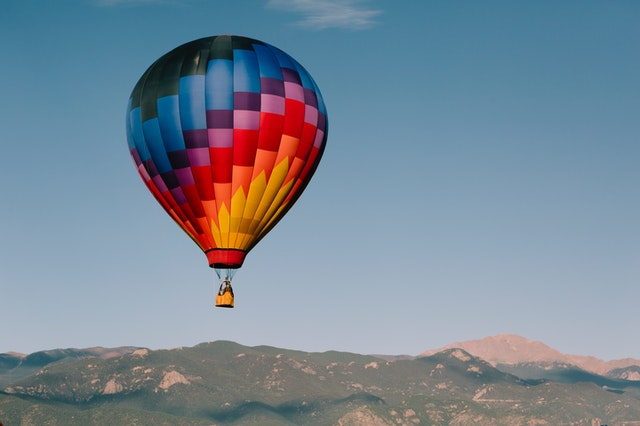
#> input picture Course Project/balloon2.jpg, 640 x 426 px
$ python Code2_airballoon.py
#> lines starting #> are read from the running program, lines starting #| are printed output that depends on the picture

import numpy as np
import matplotlib.pyplot as plt
import skimage.data as data
import skimage.segmentation as seg
import skimage.filters as filters
import skimage.draw as draw
import skimage.color as color


# import the image
from skimage import io

def image_show(image, nrows=1, ncols=1, cmap='gray'):
    fig, ax = plt.subplots(nrows=nrows, ncols=ncols, figsize=(14, 14))
    ax.imshow(image, cmap='gray')
    ax.axis('off')
    return fig, ax

"""
TEST 1: Air balloon image
"""
image = io.imread('balloon2.jpg')
#> image is the input picture: shape (426, 640, 3); mean R, G, B 120.4, 136.1, 150.4
plt.imshow(image);

# gray image plot
image_gray = color.rgb2gray(image)
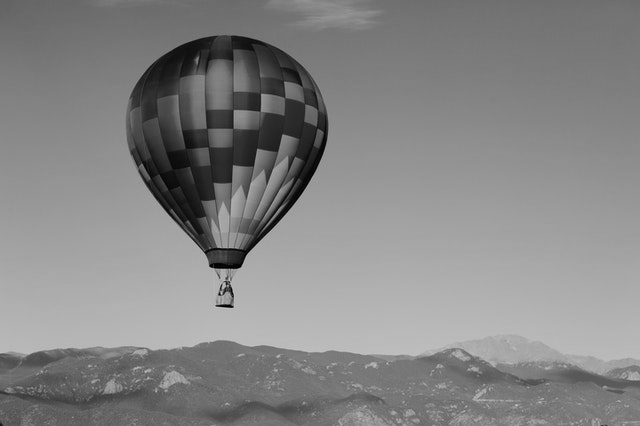
#> image_gray: shape (426, 640) float64; min 0.000565, max 0.823, mean 0.525
image_show(image_gray);

# A function to find the points that make a circle using center and radius
def circle_points(resolution, center, radius):
    """
    Generate points which define a circle on an image.Centre refers to the centre of the circle
    """
    radians = np.linspace(0, 2*np.pi, resolution)
    c = center[1] + radius*np.cos(radians)#polar co-ordinates
    r = center[0] + radius*np.sin(radians)

    return np.array([c, r]).T
# Exclude last point because a closed path should not have duplicate points
points = circle_points(200, [175, 230], 150)[:-1]

# image plot with the circle points
fig, ax = image_show(image)
ax.plot(points[:, 0], points[:, 1], '--r', lw=3)

# image plot with the circle and the contour segmentation with dafault values
snake = seg.active_contour(image_gray, points)
#> snake = 199 pairs, first value 80.91 to 379.1, second value 116.3 to 312.4
fig, ax = image_show(image)
ax.plot(points[:, 0], points[:, 1], '--r', lw=3)
ax.plot(snake[:, 0], snake[:, 1], '-b', lw=3);

# image plot with the circle and the contour segmentation with alpha=0.06,beta=0.3
snake = seg.active_contour(image_gray, points,alpha=0.06,beta=0.3)
#> snake = 199 pairs, first value 109.2 to 347.5, second value 136.4 to 288.3
fig, ax = image_show(image)
ax.plot(points[:, 0], points[:, 1], '--r', lw=3)
ax.plot(snake[:, 0], snake[:, 1], '-b', lw=3);

"""
TEST 2: Air balloon image
"""
# segments the image and sperate the pixels of the image into 155 regions
image_slic = seg.slic(image,n_segments=200)
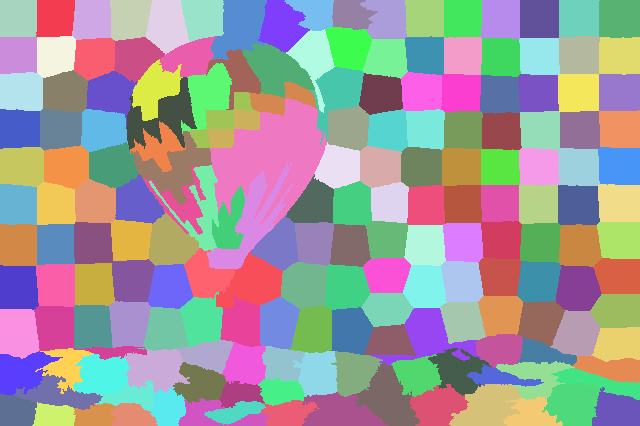
#> image_slic: shape (426, 640) int64; 179 distinct labels, from 1 to 179; one colour per label, 0 black

# label2rgb replaces each discrete label with the average interior color
image_show(color.label2rgb(image_slic, image, kind='avg'))
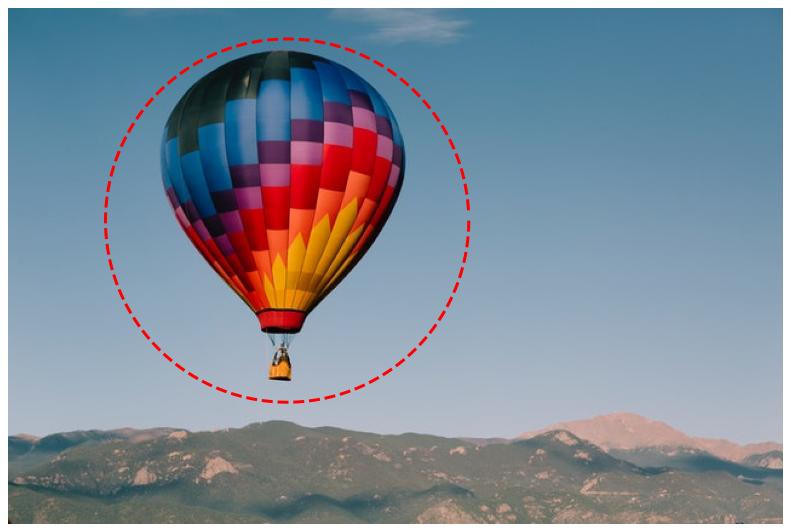
#> figure drawn by matplotlib, 1 panel
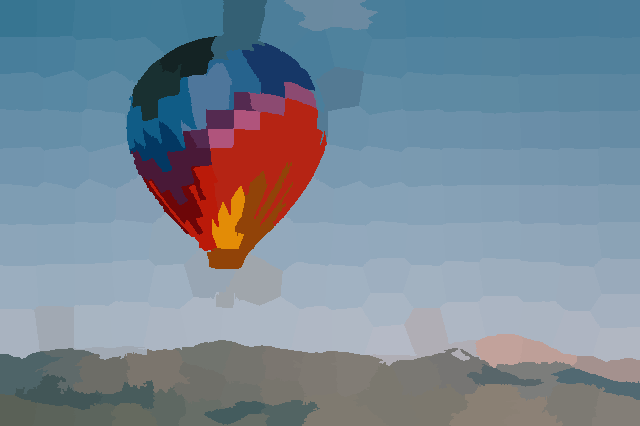
#> shown: shape (426, 640, 3); mean R, G, B 119.9, 135.6, 149.9
